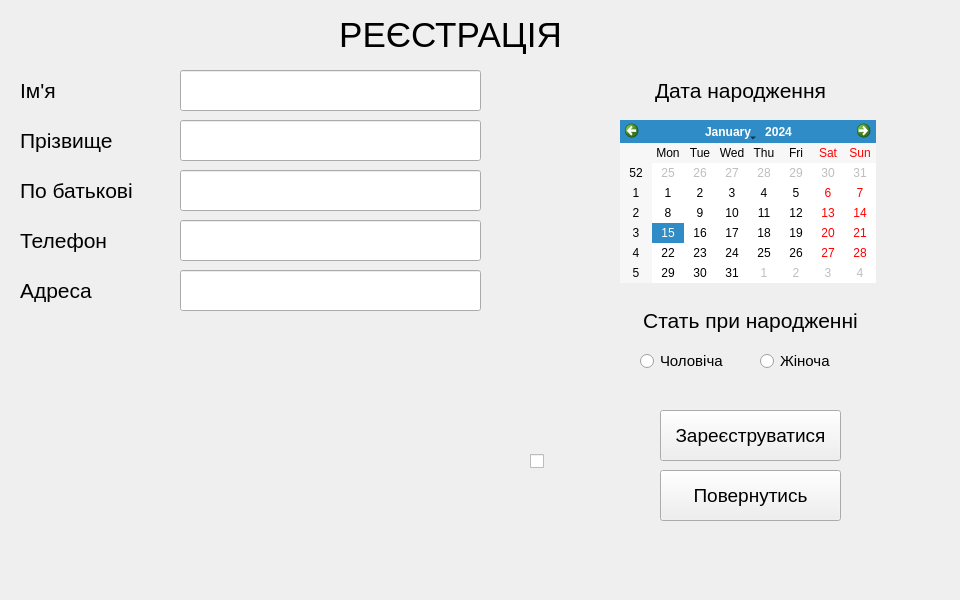
<?xml version="1.0" encoding="UTF-8"?>
<ui version="4.0">
 <class>SignUp</class>
 <widget class="QWidget" name="SignUp">
  <property name="geometry">
   <rect>
    <x>0</x>
    <y>0</y>
    <width>960</width>
    <height>600</height>
   </rect>
  </property>
  <property name="windowTitle">
   <string>Form</string>
  </property>
  <widget class="QPushButton" name="registerButton">
   <property name="geometry">
    <rect>
     <x>660</x>
     <y>410</y>
     <width>181</width>
     <height>51</height>
    </rect>
   </property>
   <property name="font">
    <font>
     <pointsize>14</pointsize>
    </font>
   </property>
   <property name="cursor">
    <cursorShape>PointingHandCursor</cursorShape>
   </property>
   <property name="text">
    <string>Зареєструватися</string>
   </property>
  </widget>
  <widget class="QCheckBox" name="passwordVisibility">
   <property name="geometry">
    <rect>
     <x>530</x>
     <y>450</y>
     <width>21</width>
     <height>22</height>
    </rect>
   </property>
   <property name="text">
    <string/>
   </property>
  </widget>
  <widget class="CustomField" name="password" native="true">
   <property name="geometry">
    <rect>
     <x>20</x>
     <y>440</y>
     <width>500</width>
     <height>110</height>
    </rect>
   </property>
  </widget>
  <widget class="QLabel" name="label">
   <property name="geometry">
    <rect>
     <x>290</x>
     <y>0</y>
     <width>321</width>
     <height>71</height>
    </rect>
   </property>
   <property name="text">
    <string>&lt;html&gt;&lt;head/&gt;&lt;body&gt;&lt;p align=&quot;center&quot;&gt;&lt;span style=&quot; font-size:26pt;&quot;&gt;РЕЄСТРАЦІЯ&lt;/span&gt;&lt;/p&gt;&lt;/body&gt;&lt;/html&gt;</string>
   </property>
  </widget>
  <widget class="CustomField" name="email" native="true">
   <property name="geometry">
    <rect>
     <x>20</x>
     <y>320</y>
     <width>500</width>
     <height>111</height>
    </rect>
   </property>
  </widget>
  <widget class="QCalendarWidget" name="birthdayCalendar">
   <property name="geometry">
    <rect>
     <x>620</x>
     <y>120</y>
     <width>256</width>
     <height>163</height>
    </rect>
   </property>
  </widget>
  <widget class="QLabel" name="name">
   <property name="geometry">
    <rect>
     <x>610</x>
     <y>70</y>
     <width>261</width>
     <height>41</height>
    </rect>
   </property>
   <property name="font">
    <font>
     <pointsize>16</pointsize>
    </font>
   </property>
   <property name="text">
    <string>&lt;html&gt;&lt;head/&gt;&lt;body&gt;&lt;p align=&quot;center&quot;&gt;Дата народження&lt;/p&gt;&lt;/body&gt;&lt;/html&gt;</string>
   </property>
  </widget>
  <widget class="QPushButton" name="returnButton">
   <property name="geometry">
    <rect>
     <x>660</x>
     <y>470</y>
     <width>181</width>
     <height>51</height>
    </rect>
   </property>
   <property name="font">
    <font>
     <pointsize>14</pointsize>
    </font>
   </property>
   <property name="cursor">
    <cursorShape>PointingHandCursor</cursorShape>
   </property>
   <property name="text">
    <string>Повернутись</string>
   </property>
  </widget>
  <widget class="QRadioButton" name="maleRadioButton">
   <property name="geometry">
    <rect>
     <x>640</x>
     <y>350</y>
     <width>91</width>
     <height>22</height>
    </rect>
   </property>
   <property name="font">
    <font>
     <pointsize>11</pointsize>
    </font>
   </property>
   <property name="text">
    <string>Чоловіча</string>
   </property>
  </widget>
  <widget class="QRadioButton" name="femaleRadioButton">
   <property name="geometry">
    <rect>
     <x>760</x>
     <y>350</y>
     <width>91</width>
     <height>22</height>
    </rect>
   </property>
   <property name="font">
    <font>
     <pointsize>11</pointsize>
    </font>
   </property>
   <property name="text">
    <string>Жіноча</string>
   </property>
  </widget>
  <widget class="QLabel" name="name_2">
   <property name="geometry">
    <rect>
     <x>620</x>
     <y>300</y>
     <width>261</width>
     <height>41</height>
    </rect>
   </property>
   <property name="font">
    <font>
     <pointsize>16</pointsize>
    </font>
   </property>
   <property name="text">
    <string>&lt;html&gt;&lt;head/&gt;&lt;body&gt;&lt;p align=&quot;center&quot;&gt;Стать при народженні&lt;/p&gt;&lt;/body&gt;&lt;/html&gt;</string>
   </property>
  </widget>
  <widget class="QLineEdit" name="firstName">
   <property name="geometry">
    <rect>
     <x>180</x>
     <y>70</y>
     <width>301</width>
     <height>41</height>
    </rect>
   </property>
   <property name="font">
    <font>
     <pointsize>14</pointsize>
    </font>
   </property>
   <property name="tabletTracking">
    <bool>false</bool>
   </property>
   <property name="focusPolicy">
    <enum>Qt::FocusPolicy::StrongFocus</enum>
   </property>
   <property name="locale">
    <locale language="Ukrainian" country="Ukraine"/>
   </property>
   <property name="alignment">
    <set>Qt::AlignmentFlag::AlignJustify|Qt::AlignmentFlag::AlignVCenter</set>
   </property>
  </widget>
  <widget class="QLabel" name="firstNameName">
   <property name="geometry">
    <rect>
     <x>20</x>
     <y>70</y>
     <width>141</width>
     <height>41</height>
    </rect>
   </property>
   <property name="font">
    <font>
     <pointsize>16</pointsize>
    </font>
   </property>
   <property name="text">
    <string>&lt;html&gt;&lt;head/&gt;&lt;body&gt;&lt;p&gt;Ім'я&lt;/p&gt;&lt;/body&gt;&lt;/html&gt;</string>
   </property>
  </widget>
  <widget class="QLineEdit" name="patronymic">
   <property name="geometry">
    <rect>
     <x>180</x>
     <y>170</y>
     <width>301</width>
     <height>41</height>
    </rect>
   </property>
   <property name="font">
    <font>
     <pointsize>14</pointsize>
    </font>
   </property>
   <property name="locale">
    <locale language="Ukrainian" country="Ukraine"/>
   </property>
   <property name="alignment">
    <set>Qt::AlignmentFlag::AlignJustify|Qt::AlignmentFlag::AlignVCenter</set>
   </property>
  </widget>
  <widget class="QLabel" name="secondNameName">
   <property name="geometry">
    <rect>
     <x>20</x>
     <y>120</y>
     <width>141</width>
     <height>41</height>
    </rect>
   </property>
   <property name="font">
    <font>
     <pointsize>16</pointsize>
    </font>
   </property>
   <property name="text">
    <string>&lt;html&gt;&lt;head/&gt;&lt;body&gt;&lt;p&gt;Прізвище&lt;/p&gt;&lt;/body&gt;&lt;/html&gt;</string>
   </property>
  </widget>
  <widget class="QLineEdit" name="lastName">
   <property name="geometry">
    <rect>
     <x>180</x>
     <y>120</y>
     <width>301</width>
     <height>41</height>
    </rect>
   </property>
   <property name="font">
    <font>
     <pointsize>14</pointsize>
    </font>
   </property>
   <property name="locale">
    <locale language="Ukrainian" country="Ukraine"/>
   </property>
   <property name="alignment">
    <set>Qt::AlignmentFlag::AlignJustify|Qt::AlignmentFlag::AlignVCenter</set>
   </property>
  </widget>
  <widget class="QLabel" name="patronymicName">
   <property name="geometry">
    <rect>
     <x>20</x>
     <y>170</y>
     <width>141</width>
     <height>41</height>
    </rect>
   </property>
   <property name="font">
    <font>
     <pointsize>16</pointsize>
    </font>
   </property>
   <property name="text">
    <string>&lt;html&gt;&lt;head/&gt;&lt;body&gt;&lt;p&gt;По батькові&lt;/p&gt;&lt;/body&gt;&lt;/html&gt;</string>
   </property>
  </widget>
  <widget class="QLineEdit" name="phoneNumber">
   <property name="geometry">
    <rect>
     <x>180</x>
     <y>220</y>
     <width>301</width>
     <height>41</height>
    </rect>
   </property>
   <property name="font">
    <font>
     <pointsize>14</pointsize>
    </font>
   </property>
   <property name="locale">
    <locale language="Ukrainian" country="Ukraine"/>
   </property>
   <property name="alignment">
    <set>Qt::AlignmentFlag::AlignJustify|Qt::AlignmentFlag::AlignVCenter</set>
   </property>
  </widget>
  <widget class="QLabel" name="phoneName">
   <property name="geometry">
    <rect>
     <x>20</x>
     <y>220</y>
     <width>141</width>
     <height>41</height>
    </rect>
   </property>
   <property name="font">
    <font>
     <pointsize>16</pointsize>
    </font>
   </property>
   <property name="text">
    <string>&lt;html&gt;&lt;head/&gt;&lt;body&gt;&lt;p&gt;Телефон&lt;/p&gt;&lt;/body&gt;&lt;/html&gt;</string>
   </property>
  </widget>
  <widget class="QLabel" name="addressName">
   <property name="geometry">
    <rect>
     <x>20</x>
     <y>270</y>
     <width>141</width>
     <height>41</height>
    </rect>
   </property>
   <property name="font">
    <font>
     <pointsize>16</pointsize>
    </font>
   </property>
   <property name="text">
    <string>&lt;html&gt;&lt;head/&gt;&lt;body&gt;&lt;p&gt;Адреса&lt;/p&gt;&lt;/body&gt;&lt;/html&gt;</string>
   </property>
  </widget>
  <widget class="QLineEdit" name="address">
   <property name="geometry">
    <rect>
     <x>180</x>
     <y>270</y>
     <width>301</width>
     <height>41</height>
    </rect>
   </property>
   <property name="font">
    <font>
     <pointsize>14</pointsize>
    </font>
   </property>
   <property name="locale">
    <locale language="Ukrainian" country="Ukraine"/>
   </property>
   <property name="alignment">
    <set>Qt::AlignmentFlag::AlignJustify|Qt::AlignmentFlag::AlignVCenter</set>
   </property>
  </widget>
 </widget>
 <customwidgets>
  <customwidget>
   <class>CustomField</class>
   <extends>QWidget</extends>
   <header location="global">Authorization/CustomField/CustomField.hpp</header>
   <container>1</container>
  </customwidget>
 </customwidgets>
 <resources/>
 <connections/>
</ui>
